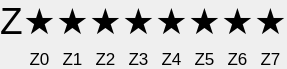
      <widget class="QSplitter" name="splitter_9">
       <property name="geometry">
        <rect>
         <x>20</x>
         <y>530</y>
         <width>234</width>
         <height>57</height>
        </rect>
       </property>
       <property name="sizePolicy">
        <sizepolicy hsizetype="Fixed" vsizetype="Fixed">
         <horstretch>0</horstretch>
         <verstretch>0</verstretch>
        </sizepolicy>
       </property>
       <property name="orientation">
        <enum>Qt::Horizontal</enum>
       </property>
       <property name="handleWidth">
        <number>0</number>
       </property>
       <widget class="QWidget" name="layoutWidget_80">
        <layout class="QVBoxLayout" name="group_Z">
         <item>
          <widget class="QLabel" name="circle_Z">
           <property name="font">
            <font>
             <family>Arial</family>
             <pointsize>28</pointsize>
             <bold>false</bold>
             <strikeout>false</strikeout>
            </font>
           </property>
           <property name="toolTip">
            <string>&lt;html&gt;&lt;head/&gt;&lt;body&gt;&lt;p&gt;fiber1&lt;/p&gt;&lt;/body&gt;&lt;/html&gt;</string>
           </property>
           <property name="text">
            <string>Z</string>
           </property>
           <property name="alignment">
            <set>Qt::AlignCenter</set>
           </property>
           <property name="wordWrap">
            <bool>false</bool>
           </property>
          </widget>
         </item>
         <item>
          <widget class="QLabel" name="label_Z">
           <property name="font">
            <font>
             <family>Arial</family>
             <pointsize>13</pointsize>
             <bold>false</bold>
             <strikeout>false</strikeout>
            </font>
           </property>
           <property name="text">
            <string/>
           </property>
           <property name="alignment">
            <set>Qt::AlignCenter</set>
           </property>
          </widget>
         </item>
        </layout>
       </widget>
       <widget class="QWidget" name="layoutWidget_182">
        <layout class="QVBoxLayout" name="group_Z0">
         <item>
          <widget class="QLabel" name="circle_Z0">
           <property name="font">
            <font>
             <family>Arial</family>
             <pointsize>27</pointsize>
             <bold>false</bold>
             <underline>false</underline>
             <strikeout>false</strikeout>
            </font>
           </property>
           <property name="toolTip">
            <string>&lt;html&gt;&lt;head/&gt;&lt;body&gt;&lt;p&gt;fiber1&lt;/p&gt;&lt;/body&gt;&lt;/html&gt;</string>
           </property>
           <property name="text">
            <string>★</string>
           </property>
           <property name="alignment">
            <set>Qt::AlignCenter</set>
           </property>
           <property name="wordWrap">
            <bool>false</bool>
           </property>
          </widget>
         </item>
         <item>
          <widget class="QLabel" name="label_Z0">
           <property name="font">
            <font>
             <family>Arial</family>
             <pointsize>13</pointsize>
             <bold>false</bold>
             <strikeout>false</strikeout>
            </font>
           </property>
           <property name="text">
            <string>Z0</string>
           </property>
           <property name="alignment">
            <set>Qt::AlignCenter</set>
           </property>
          </widget>
         </item>
        </layout>
       </widget>
       <widget class="QWidget" name="layoutWidget_183">
        <layout class="QVBoxLayout" name="group_Z1">
         <item>
          <widget class="QLabel" name="circle_Z1">
           <property name="font">
            <font>
             <family>Arial</family>
             <pointsize>27</pointsize>
             <bold>false</bold>
             <strikeout>false</strikeout>
            </font>
           </property>
           <property name="toolTip">
            <string>&lt;html&gt;&lt;head/&gt;&lt;body&gt;&lt;p&gt;fiber1&lt;/p&gt;&lt;/body&gt;&lt;/html&gt;</string>
           </property>
           <property name="text">
            <string>★</string>
           </property>
           <property name="alignment">
            <set>Qt::AlignCenter</set>
           </property>
           <property name="wordWrap">
            <bool>false</bool>
           </property>
          </widget>
         </item>
         <item>
          <widget class="QLabel" name="label_Z1">
           <property name="font">
            <font>
             <family>Arial</family>
             <pointsize>13</pointsize>
             <bold>false</bold>
             <strikeout>false</strikeout>
            </font>
           </property>
           <property name="text">
            <string>Z1</string>
           </property>
           <property name="alignment">
            <set>Qt::AlignCenter</set>
           </property>
          </widget>
         </item>
        </layout>
       </widget>
       <widget class="QWidget" name="layoutWidget_184">
        <layout class="QVBoxLayout" name="group_Z2">
         <item>
          <widget class="QLabel" name="circle_Z2">
           <property name="font">
            <font>
             <family>Arial</family>
             <pointsize>27</pointsize>
             <bold>false</bold>
             <strikeout>false</strikeout>
            </font>
           </property>
           <property name="toolTip">
            <string>&lt;html&gt;&lt;head/&gt;&lt;body&gt;&lt;p&gt;fiber1&lt;/p&gt;&lt;/body&gt;&lt;/html&gt;</string>
           </property>
           <property name="text">
            <string>★</string>
           </property>
           <property name="alignment">
            <set>Qt::AlignCenter</set>
           </property>
           <property name="wordWrap">
            <bool>false</bool>
           </property>
          </widget>
         </item>
         <item>
          <widget class="QLabel" name="label_Z2">
           <property name="font">
            <font>
             <family>Arial</family>
             <pointsize>13</pointsize>
             <bold>false</bold>
             <strikeout>false</strikeout>
            </font>
           </property>
           <property name="text">
            <string>Z2</string>
           </property>
           <property name="alignment">
            <set>Qt::AlignCenter</set>
           </property>
          </widget>
         </item>
        </layout>
       </widget>
       <widget class="QWidget" name="layoutWidget_185">
        <layout class="QVBoxLayout" name="group_Z3">
         <item>
          <widget class="QLabel" name="circle_Z3">
           <property name="font">
            <font>
             <family>Arial</family>
             <pointsize>27</pointsize>
             <bold>false</bold>
             <strikeout>false</strikeout>
            </font>
           </property>
           <property name="toolTip">
            <string>&lt;html&gt;&lt;head/&gt;&lt;body&gt;&lt;p&gt;fiber1&lt;/p&gt;&lt;/body&gt;&lt;/html&gt;</string>
           </property>
           <property name="text">
            <string>★</string>
           </property>
           <property name="alignment">
            <set>Qt::AlignCenter</set>
           </property>
           <property name="wordWrap">
            <bool>false</bool>
           </property>
          </widget>
         </item>
         <item>
          <widget class="QLabel" name="label_Z3">
           <property name="font">
            <font>
             <family>Arial</family>
             <pointsize>13</pointsize>
             <bold>false</bold>
             <strikeout>false</strikeout>
            </font>
           </property>
           <property name="text">
            <string>Z3</string>
           </property>
           <property name="alignment">
            <set>Qt::AlignCenter</set>
           </property>
          </widget>
         </item>
        </layout>
       </widget>
       <widget class="QWidget" name="layoutWidget_83">
        <layout class="QVBoxLayout" name="group_Z4">
         <item>
          <widget class="QLabel" name="circle_Z4">
           <property name="font">
            <font>
             <family>Arial</family>
             <pointsize>27</pointsize>
             <bold>false</bold>
             <strikeout>false</strikeout>
            </font>
           </property>
           <property name="toolTip">
            <string>&lt;html&gt;&lt;head/&gt;&lt;body&gt;&lt;p&gt;fiber1&lt;/p&gt;&lt;/body&gt;&lt;/html&gt;</string>
           </property>
           <property name="text">
            <string>★</string>
           </property>
           <property name="alignment">
            <set>Qt::AlignCenter</set>
           </property>
           <property name="wordWrap">
            <bool>false</bool>
           </property>
          </widget>
         </item>
         <item>
          <widget class="QLabel" name="label_Z4">
           <property name="font">
            <font>
             <family>Arial</family>
             <pointsize>13</pointsize>
             <bold>false</bold>
             <strikeout>false</strikeout>
            </font>
           </property>
           <property name="text">
            <string>Z4</string>
           </property>
           <property name="alignment">
            <set>Qt::AlignCenter</set>
           </property>
          </widget>
         </item>
        </layout>
       </widget>
       <widget class="QWidget" name="layoutWidget_84">
        <layout class="QVBoxLayout" name="group_Z5">
         <item>
          <widget class="QLabel" name="circle_Z5">
           <property name="font">
            <font>
             <family>Arial</family>
             <pointsize>27</pointsize>
             <bold>false</bold>
             <strikeout>false</strikeout>
            </font>
           </property>
           <property name="toolTip">
            <string>&lt;html&gt;&lt;head/&gt;&lt;body&gt;&lt;p&gt;fiber1&lt;/p&gt;&lt;/body&gt;&lt;/html&gt;</string>
           </property>
           <property name="text">
            <string>★</string>
           </property>
           <property name="alignment">
            <set>Qt::AlignCenter</set>
           </property>
           <property name="wordWrap">
            <bool>false</bool>
           </property>
          </widget>
         </item>
         <item>
          <widget class="QLabel" name="label_Z5">
           <property name="font">
            <font>
             <family>Arial</family>
             <pointsize>13</pointsize>
             <bold>false</bold>
             <strikeout>false</strikeout>
            </font>
           </property>
           <property name="text">
            <string>Z5</string>
           </property>
           <property name="alignment">
            <set>Qt::AlignCenter</set>
           </property>
          </widget>
         </item>
        </layout>
       </widget>
       <widget class="QWidget" name="layoutWidget_85">
        <layout class="QVBoxLayout" name="group_Z6">
         <item>
          <widget class="QLabel" name="circle_Z6">
           <property name="font">
            <font>
             <family>Arial</family>
             <pointsize>27</pointsize>
             <bold>false</bold>
             <strikeout>false</strikeout>
            </font>
           </property>
           <property name="toolTip">
            <string>&lt;html&gt;&lt;head/&gt;&lt;body&gt;&lt;p&gt;fiber1&lt;/p&gt;&lt;/body&gt;&lt;/html&gt;</string>
           </property>
           <property name="text">
            <string>★</string>
           </property>
           <property name="alignment">
            <set>Qt::AlignCenter</set>
           </property>
           <property name="wordWrap">
            <bool>false</bool>
           </property>
          </widget>
         </item>
         <item>
          <widget class="QLabel" name="label_Z6">
           <property name="font">
            <font>
             <family>Arial</family>
             <pointsize>13</pointsize>
             <bold>false</bold>
             <strikeout>false</strikeout>
            </font>
           </property>
           <property name="text">
            <string>Z6</string>
           </property>
           <property name="alignment">
            <set>Qt::AlignCenter</set>
           </property>
          </widget>
         </item>
        </layout>
       </widget>
       <widget class="QWidget" name="layoutWidget_186">
        <layout class="QVBoxLayout" name="group_Z7">
         <item>
          <widget class="QLabel" name="circle_Z7">
           <property name="font">
            <font>
             <family>Arial</family>
             <pointsize>27</pointsize>
             <bold>false</bold>
             <strikeout>false</strikeout>
            </font>
           </property>
           <property name="toolTip">
            <string>&lt;html&gt;&lt;head/&gt;&lt;body&gt;&lt;p&gt;fiber1&lt;/p&gt;&lt;/body&gt;&lt;/html&gt;</string>
           </property>
           <property name="text">
            <string>★</string>
           </property>
           <property name="alignment">
            <set>Qt::AlignCenter</set>
           </property>
           <property name="wordWrap">
            <bool>false</bool>
           </property>
          </widget>
         </item>
         <item>
          <widget class="QLabel" name="label_Z7">
           <property name="font">
            <font>
             <family>Arial</family>
             <pointsize>13</pointsize>
             <bold>false</bold>
             <strikeout>false</strikeout>
            </font>
           </property>
           <property name="text">
            <string>Z7</string>
           </property>
           <property name="alignment">
            <set>Qt::AlignCenter</set>
           </property>
          </widget>
         </item>
        </layout>
       </widget>
      </widget>
